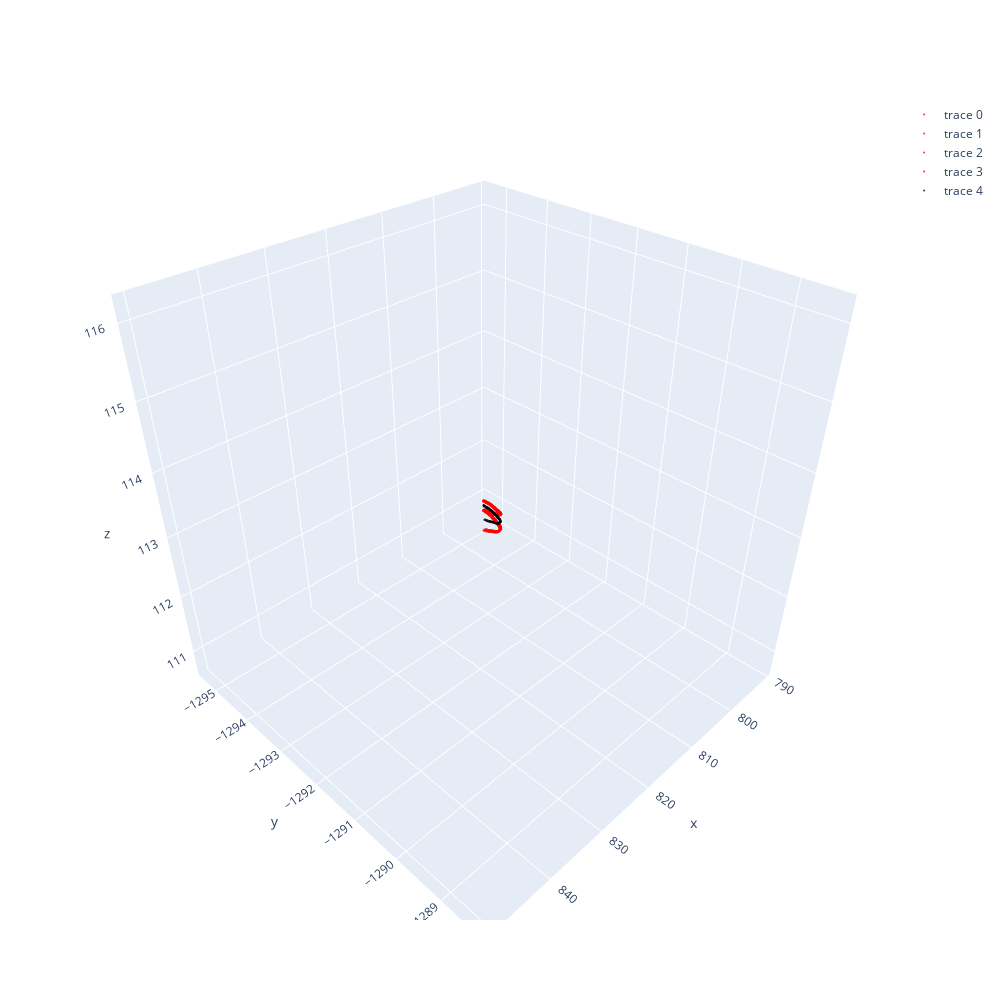

Write notebook code for a chart like this one.
### Code cell
fig = go.Figure()
fig.add_scatter3d(x=PDT1.x, y=PDT1.y, z=PDT1.z,mode='markers',
  marker=dict(
        size=1,
        color='red',
        opacity=0.8))
fig.add_scatter3d(x=PDT2.x, y=PDT2.y, z=PDT2.z,mode='markers',
  marker=dict(
        size=1,
        color='red',                # set color to an array/list of desired values
        opacity=0.8))
fig.add_scatter3d(x=PDT3.x, y=PDT3.y, z=PDT3.z,mode='markers',
  marker=dict(
        size=1,
        color='red',                # set color to an array/list of desired values
        opacity=0.8))
fig.add_scatter3d(x=PDT4.x, y=PDT4.y, z=PDT4.z,mode='markers',
  marker=dict(
        size=1,
        color='red',                # set color to an array/list of desired values
        opacity=0.8))
fig.add_scatter3d(x=PDTpnts.x, y=PDTpnts.y, z=PDTpnts.z,mode='markers',
  marker=dict(
        size=1,
        color='black'   ,             # set color to an array/list of desired values
        opacity=0.8))
# fig.add_trace(go.Mesh3d(x=otp[:,0],y=otp[:,1],z=otp[:,2],
#         opacity=0.5,
#         color='yellow'))
fig.update_layout(
  autosize=False,
  width=1000,
  height=1000,
)
fig.show()
